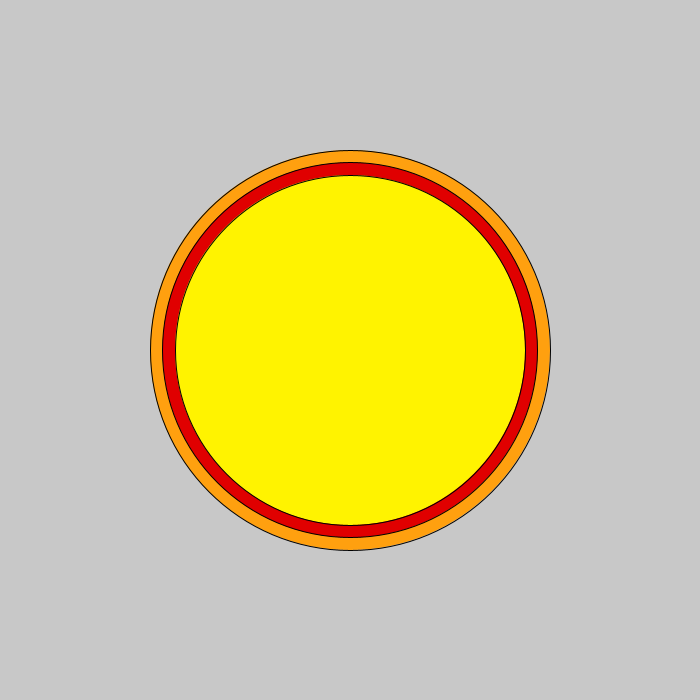
Frame 1 (no input)
Frame 60 (the mouse pressed at the canvas centre just before this capture): identical to frame 1, image omitted
Frame 120 (the mouse held since frame 60 and released just before this capture): identical to frame 1, image omitted

The Processing sketch that drew this single still picture (run headless with seeded random() and noise(); from frame 60 on, the mouse is pressed at the canvas centre):

// Processing sketch: pizza
// ── pizza.pde
void setup() {
    size(700, 700);
}
void draw() {
    background(200, 200, 200);
fill(#FFA00F);
ellipse(350,350,400,400);
fill(#E00000);
ellipse(350,350,375,375);
fill(#FFF300);
ellipse(350,350,350,350);


}
